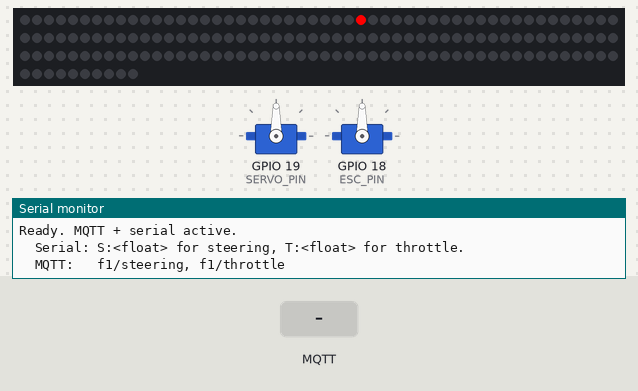
A sketch run on a simulated ESP32. Shown: 2 × servo, 160 RGB LEDs in strip order, left to right, continuing on the next row, the last lines printed to the serial monitor. The inputs (shaded band) are chosen by the test bench. WiFi joins after 1.5 s; servers stay silent unless stated; no MQTT or app messages arrive unless stated; not simulated (calls return 0 or success): arduino_secrets.h.

Above: at 6.28 s.
6.3 s: MQTT message "5" arrives on the first subscribed topic
At 7.97 s:
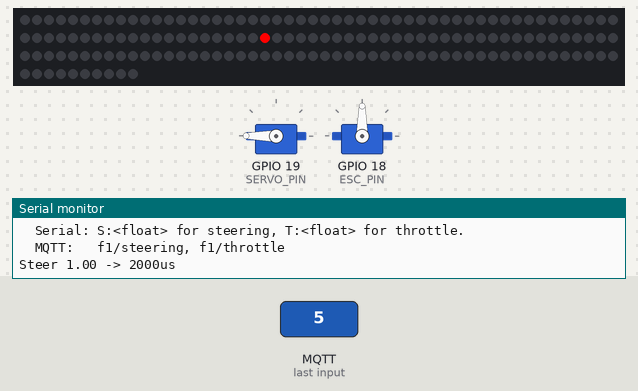
8.0 s: MQTT message "5" arrives on the second subscribed topic
At 8.08 s:
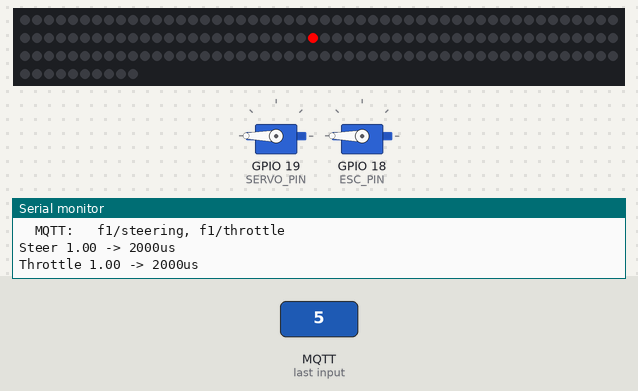
9.6 s: MQTT message "0" arrives on the first subscribed topic
At 9.74 s:
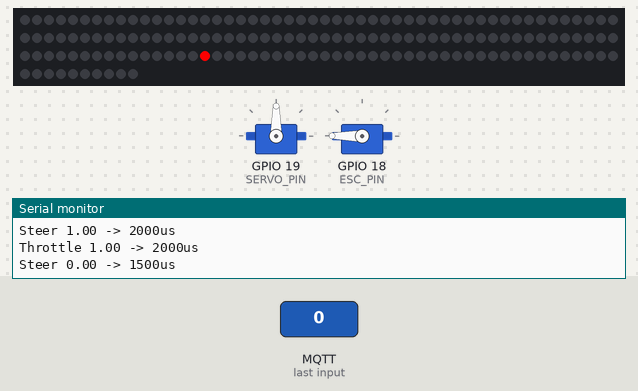
11.4 s: MQTT message "0" arrives on the second subscribed topic
At 11.53 s:
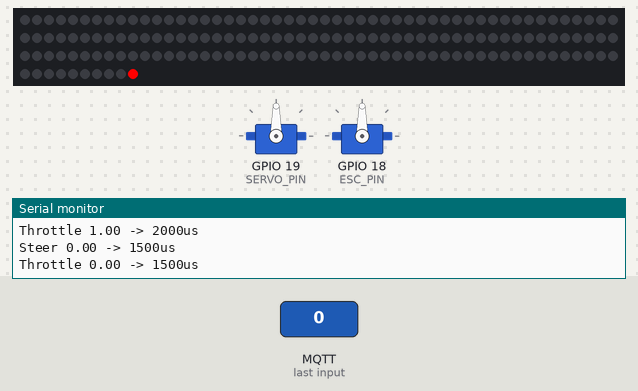
13.1 s: MQTT message "0" arrives on the third subscribed topic
Timing chart, 0 to 15.6 s (numbered marks = the images above; inputs shaded):
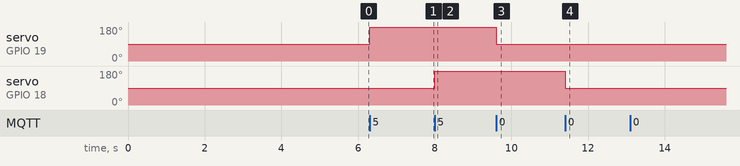

The sketch:

esp32-firmware.ino
```cpp
/*
 * ESP32 Firmware — WiFi/MQTT + Serial steering servo + ESC control
 *
 * Connects to WiFi, subscribes to MQTT topics "f1/steering" and
 * "f1/throttle", and drives the steering servo + ESC accordingly.
 * Serial commands (S:/T:) continue to work as a fallback for debugging.
 *
 * MQTT broker: 10.0.0.102:1883  (must match MqttPublisher in Python)
 *
 * Serial protocol (line-based):
 *   S:<float>   Steering, -1.0 (full left) to 1.0 (full right)
 *   T:<float>   Throttle, 0.0 (neutral) to 1.0 (full forward)
 *
 * PWM mapping:
 *   Steering:  -1.0 -> 1000us,  0.0 -> 1500us,  1.0 -> 2000us
 *   Throttle:   0.0 -> 1500us (neutral),  1.0 -> 2000us (full forward)
 *
 * Pin assignments:
 *   GPIO19 -> Steering servo signal (yellow)
 *   GPIO18 -> ESC signal (white)
 *   GPIO5  -> WS2812 LED strip data
 *
 * ESC arming: sends 1500us (neutral) for 3 seconds during setup.
 *
 * Required libraries (install via Library Manager):
 *   - ESP32Servo
 *   - PubSubClient
 *   - Adafruit NeoPixel
 *
 * Board: ESP32 DEVKITV1 (DOIT)
 */

#include <ESP32Servo.h>
#include <WiFi.h>
#include <PubSubClient.h>
#include <Adafruit_NeoPixel.h>
#include "arduino_secrets.h"

// -- Pin assignments --
const int SERVO_PIN = 19;
const int ESC_PIN   = 18;
const int LED_PIN   = 5;

// -- LED strip --
const int NUM_LEDS = 160;
Adafruit_NeoPixel strip(NUM_LEDS, LED_PIN, NEO_GRB + NEO_KHZ800);

// -- PWM limits (microseconds) --
const int SERVO_MIN_US = 1000;
const int SERVO_MAX_US = 2000;
const int ESC_MIN_US     = 1000;
const int ESC_NEUTRAL_US = 1500;
const int ESC_MAX_US     = 2000;

// -- MQTT config --
const char* MQTT_BROKER     = "10.0.0.102";
const int   MQTT_PORT       = 1883;
const char* TOPIC_STEERING      = "f1/steering";
const char* TOPIC_THROTTLE      = "f1/throttle";
const char* TOPIC_STEERING_TRIM = "f1/steering_trim";

// -- Objects --
Servo steeringServo;
Servo esc;
WiFiClient wifiClient;
PubSubClient mqttClient(wifiClient);

// -- Steering trim (microseconds, set via f1/steering_trim MQTT topic) --
int steeringTrimUs = 0;

// -- Serial input buffer --
String inputBuffer = "";

// ── Steering ────────────────────────────────────────────────────────
void applySteering(float value) {
  // Clamp to [-1.0, 1.0]
  if (value < -1.0f) value = -1.0f;
  if (value >  1.0f) value =  1.0f;

  // Map: -1.0 -> 1000us, 0.0 -> 1500us, 1.0 -> 2000us, then apply trim
  int us = (int)(SERVO_MIN_US + (value + 1.0f) * 0.5f * (SERVO_MAX_US - SERVO_MIN_US));
  us += steeringTrimUs;
  if (us < SERVO_MIN_US) us = SERVO_MIN_US;
  if (us > SERVO_MAX_US) us = SERVO_MAX_US;
  steeringServo.writeMicroseconds(us);

  Serial.print("Steer ");
  Serial.print(value, 2);
  Serial.print(" -> ");
  Serial.print(us);
  Serial.println("us");
}

// ── Throttle ────────────────────────────────────────────────────────
void applyThrottle(float value) {
  // Clamp to [0.0, 1.0]
  if (value < 0.0f) value = 0.0f;
  if (value > 1.0f) value = 1.0f;

  // Map: 0.0 -> 1500us (neutral), 1.0 -> 2000us (full forward)
  int us = (int)(ESC_NEUTRAL_US + value * (ESC_MAX_US - ESC_NEUTRAL_US));
  esc.writeMicroseconds(us);

  Serial.print("Throttle ");
  Serial.print(value, 2);
  Serial.print(" -> ");
  Serial.print(us);
  Serial.println("us");
}

// ── Process a serial line ───────────────────────────────────────────
void processLine(const String& line) {
  if (line.length() < 3) return;

  char cmd = line.charAt(0);
  if (line.charAt(1) != ':') return;

  float value = line.substring(2).toFloat();

  if (cmd == 'S' || cmd == 's') {
    applySteering(value);
  } else if (cmd == 'T' || cmd == 't') {
    applyThrottle(value);
  } else {
    Serial.print("Unknown command: ");
    Serial.println(line);
  }
}

// ── WiFi ────────────────────────────────────────────────────────────
void connectWifi() {
  Serial.print("Connecting to WiFi: ");
  Serial.println(WIFI_SSID);

  WiFi.begin(WIFI_SSID, WIFI_PASS);
  while (WiFi.status() != WL_CONNECTED) {
    Serial.print(".");
    delay(500);
  }

  Serial.println();
  Serial.print("Connected — IP: ");
  Serial.println(WiFi.localIP());
}

// ── MQTT callback ───────────────────────────────────────────────────
void mqttCallback(char* topic, byte* payload, unsigned int length) {
  // Null-terminate the payload to parse as float
  char buf[32];
  unsigned int copyLen = length < sizeof(buf) - 1 ? length : sizeof(buf) - 1;
  memcpy(buf, payload, copyLen);
  buf[copyLen] = '\0';

  float value = atof(buf);

  if (strcmp(topic, TOPIC_STEERING) == 0) {
    applySteering(value);
  } else if (strcmp(topic, TOPIC_THROTTLE) == 0) {
    applyThrottle(value);
  } else if (strcmp(topic, TOPIC_STEERING_TRIM) == 0) {
    steeringTrimUs = (int)value;
    Serial.print("Steering trim set to ");
    Serial.print(steeringTrimUs);
    Serial.println("us");
  }
}

// ── MQTT connect ────────────────────────────────────────────────────
void connectMqtt() {
  Serial.print("Connecting to MQTT broker ");
  Serial.print(MQTT_BROKER);
  Serial.print(":");
  Serial.println(MQTT_PORT);

  while (!mqttClient.connected()) {
    if (mqttClient.connect("esp32-rc-car")) {
      mqttClient.subscribe(TOPIC_STEERING);
      mqttClient.subscribe(TOPIC_THROTTLE);
      mqttClient.subscribe(TOPIC_STEERING_TRIM);
      Serial.println("Subscribed to f1/steering + f1/throttle + f1/steering_trim");
    } else {
      Serial.print("  MQTT error rc=");
      Serial.print(mqttClient.state());
      Serial.println(", retrying in 2s...");
      delay(2000);
    }
  }
}

// ── Arduino entry points ────────────────────────────────────────────
void setup() {
  // Force ESC pin LOW immediately to stop any boot-time float/noise
  // that the ESC could interpret as a throttle signal.
  pinMode(ESC_PIN, OUTPUT);
  digitalWrite(ESC_PIN, LOW);
  delay(500);

  Serial.begin(115200);
  Serial.println("ESP32 Firmware starting...");

  // Attach servo first (safe — servo won't spin on its own)
  steeringServo.attach(SERVO_PIN, SERVO_MIN_US, SERVO_MAX_US);
  steeringServo.writeMicroseconds(1500);
  Serial.println("Steering centered (1500us)");

  // Attach ESC and send neutral to arm
  esc.attach(ESC_PIN, 1000, 2000);
  esc.writeMicroseconds(ESC_NEUTRAL_US);

  // Arm ESC: hold neutral for 3 seconds
  Serial.println("Arming ESC (neutral 1500us for 3s)...");
  delay(3000);
  Serial.println("ESC armed.");

  // Connect WiFi and MQTT
  connectWifi();
  mqttClient.setServer(MQTT_BROKER, MQTT_PORT);
  mqttClient.setCallback(mqttCallback);
  connectMqtt();

  // Initialize LED strip
  strip.begin();
  strip.show();
  Serial.println("LED strip initialized");

  Serial.println("Ready. MQTT + serial active.");
  Serial.println("  Serial: S:<float> for steering, T:<float> for throttle.");
  Serial.println("  MQTT:   f1/steering, f1/throttle");
}

void loop() {
  // Reconnect WiFi if dropped
  if (WiFi.status() != WL_CONNECTED) {
    connectWifi();
  }

  // Reconnect MQTT if dropped
  if (!mqttClient.connected()) {
    connectMqtt();
  }

  // Process MQTT messages
  mqttClient.loop();

  // Walking LED animation — one red LED moves every second
  static int ledPos = 0;
  static unsigned long lastMove = 0;
  unsigned long now = millis();
  if (now - lastMove >= 40) {
    strip.clear();
    strip.setPixelColor(ledPos, strip.Color(255, 0, 0));
    strip.show();
    ledPos = (ledPos + 1) % NUM_LEDS;
    lastMove = now;
  }

  // Process serial commands
  while (Serial.available()) {
    char c = Serial.read();
    if (c == '\n' || c == '\r') {
      inputBuffer.trim();
      if (inputBuffer.length() > 0) {
        processLine(inputBuffer);
      }
      inputBuffer = "";
    } else {
      inputBuffer += c;
    }
  }
}
```

Measured:
- after the input at 6.3 s, servo on GPIO 19 (SERVO_PIN): 90° → 180° at once
- after the input at 8.0 s, servo on GPIO 18 (ESC_PIN): 90° → 180° at once
- after the input at 9.6 s, servo on GPIO 19 (SERVO_PIN): 180° → 90° at once
- after the input at 11.4 s, servo on GPIO 18 (ESC_PIN): 180° → 90° at once
